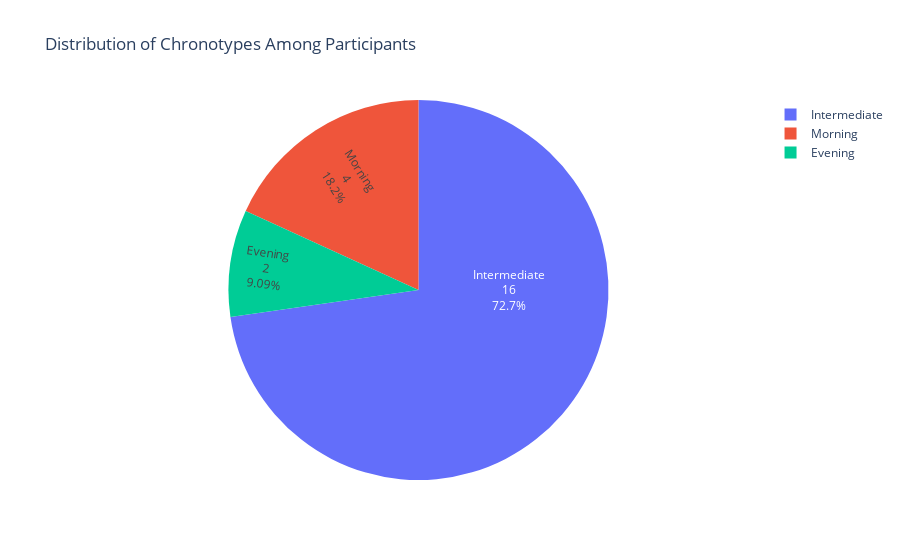

The cell this chart's notebook holds for it:
### Code cell
import os
import pandas as pd
import plotly.express as px

# Adjust this path to your local dataset directory
#DATA_DIR = r"path\to\MMASH\DataPaper"

# List to store each participant's chronotype
chronotypes = []

# Define a helper function to classify chronotype based on MEQ score
def classify_chronotype(meq):
    if pd.isnull(meq):
        return None
    elif meq < 41:
        return "Evening"
    elif 41 <= meq <= 58:
        return "Intermediate"
    else:
        return "Morning"

# Loop through each user folder and extract the MEQ score from questionnaire.csv
for user_id in range(1, 23):
    user_folder = os.path.join(DATA_DIR, f"user_{user_id}")
    questionnaire_file = os.path.join(user_folder, "questionnaire.csv")
    
    if os.path.exists(questionnaire_file):
        df_q = pd.read_csv(questionnaire_file)
        # Assuming the MEQ score is in a column named "MEQ"
        if "MEQ" in df_q.columns:
            # Take the first (or average) MEQ value if there are multiple entries per participant
            meq_value = df_q["MEQ"].iloc[0]
            chronotype = classify_chronotype(meq_value)
            if chronotype is not None:
                chronotypes.append(chronotype)
    else:
        print(f"Warning: {questionnaire_file} not found for user_{user_id}")

# Count the frequency of each chronotype
chronotype_counts = pd.Series(chronotypes).value_counts().reset_index()
chronotype_counts.columns = ['Chronotype', 'Count']

# Create a pie chart using Plotly Express
fig = px.pie(
    chronotype_counts,
    names='Chronotype',
    values='Count',
    title="Distribution of Chronotypes Among Participants"
)

# Optionally, update the trace to show percentage and count in the labels
fig.update_traces(
    textinfo='label+percent+value',
    insidetextorientation='radial'
)

fig.show()

### Figure 1 — Plotly figure (JSON) as saved in the notebook; plotly's stock layout.template omitted (floating-point values rounded to 4 significant figures)
{"data": [{"domain": {"x": [0, 1], "y": [0, 1]}, "hovertemplate": "Chronotype=%{label}<br>Count=%{value}<extra></extra>", "insidetextorientation": "radial", "labels": ["Intermediate", "Morning", "Evening"], "legendgroup": "", "name": "", "showlegend": true, "textinfo": "label+percent+value", "type": "pie", "values": [16, 4, 2]}], "layout": {"legend": {"tracegroupgap": 0}, "title": {"text": "Distribution of Chronotypes Among Participants"}}}
